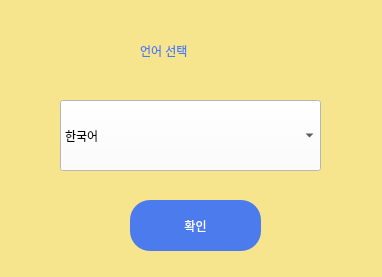
<?xml version="1.0" encoding="UTF-8"?>
<ui version="4.0">
 <class>Dialog</class>
 <widget class="QDialog" name="Dialog">
  <property name="geometry">
   <rect>
    <x>0</x>
    <y>0</y>
    <width>382</width>
    <height>277</height>
   </rect>
  </property>
  <property name="windowTitle">
   <string>Dialog</string>
  </property>
  <property name="styleSheet">
   <string notr="true">
background-color: #f6e58d;</string>
  </property>
  <widget class="QComboBox" name="selectLang">
   <property name="geometry">
    <rect>
     <x>60</x>
     <y>100</y>
     <width>261</width>
     <height>71</height>
    </rect>
   </property>
   <property name="layoutDirection">
    <enum>Qt::LeftToRight</enum>
   </property>
   <property name="styleSheet">
    <string notr="true">font: 16pt &quot;이순신 돋움체 M&quot;;

background-color: rgb(255, 255, 255);
</string>
   </property>
   <item>
    <property name="text">
     <string>한국어</string>
    </property>
   </item>
   <item>
    <property name="text">
     <string>영어</string>
    </property>
   </item>
   <item>
    <property name="text">
     <string>일본어</string>
    </property>
   </item>
   <item>
    <property name="text">
     <string>중국어-간체</string>
    </property>
   </item>
   <item>
    <property name="text">
     <string>중국어-번체</string>
    </property>
   </item>
   <item>
    <property name="text">
     <string>베트남어</string>
    </property>
   </item>
   <item>
    <property name="text">
     <string>인도네시아어</string>
    </property>
   </item>
   <item>
    <property name="text">
     <string>태국어</string>
    </property>
   </item>
   <item>
    <property name="text">
     <string>독일어</string>
    </property>
   </item>
   <item>
    <property name="text">
     <string>러시아어</string>
    </property>
   </item>
   <item>
    <property name="text">
     <string>스페인어</string>
    </property>
   </item>
   <item>
    <property name="text">
     <string>이탈리아어</string>
    </property>
   </item>
   <item>
    <property name="text">
     <string>프랑스어</string>
    </property>
   </item>
  </widget>
  <widget class="QPushButton" name="langCheck">
   <property name="geometry">
    <rect>
     <x>130</x>
     <y>200</y>
     <width>131</width>
     <height>51</height>
    </rect>
   </property>
   <property name="styleSheet">
    <string notr="true">font: 12pt &quot;이순신 돋움체 M&quot;;
border-radius: 20px;
background-color: #4b7bec;
color:  rgb(255,255,255);</string>
   </property>
   <property name="text">
    <string>확인</string>
   </property>
  </widget>
  <widget class="QLabel" name="label">
   <property name="geometry">
    <rect>
     <x>140</x>
     <y>30</y>
     <width>171</width>
     <height>41</height>
    </rect>
   </property>
   <property name="styleSheet">
    <string notr="true">font: 14pt &quot;이순신 돋움체 M&quot;;
color: #4b7bec;</string>
   </property>
   <property name="text">
    <string>언어 선택</string>
   </property>
  </widget>
 </widget>
 <resources/>
 <connections/>
</ui>
